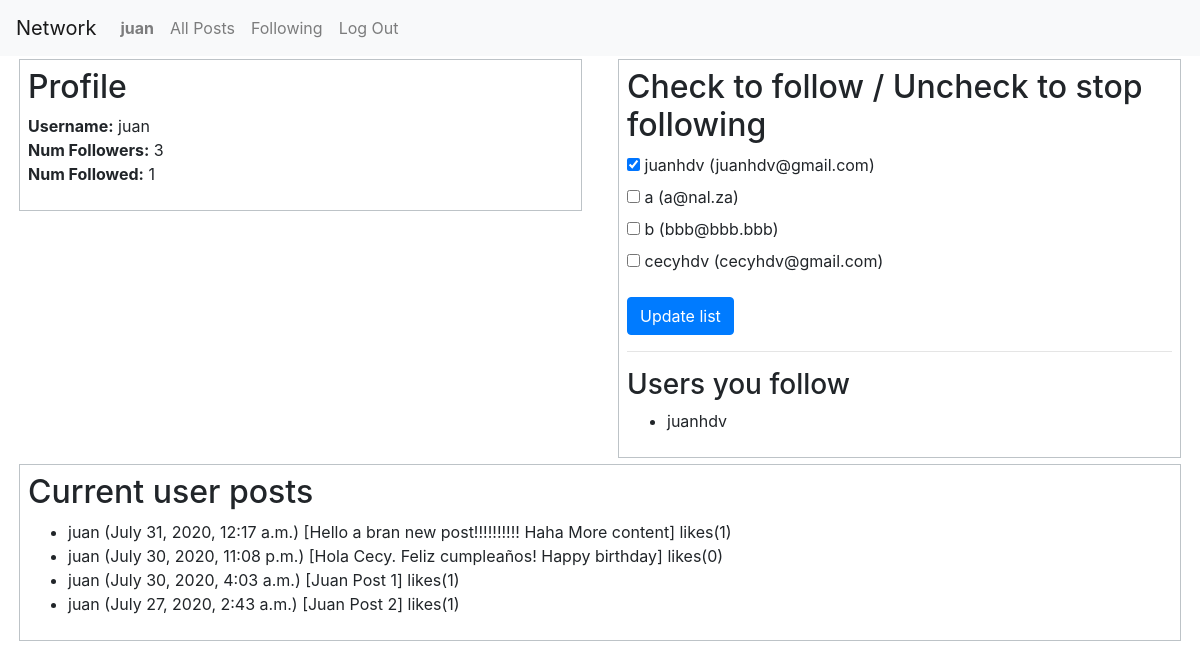
Page /profile (signed in) on the committed database.
### network/models.py (models this page shows, shortened)
class User(AbstractUser):
	likes = models.ManyToManyField('Post',related_name="fans") # Likes & fans
	follows = models.ManyToManyField('self',symmetrical=False,related_name="followers")

class Post(models.Model):
	author = models.ForeignKey(User, on_delete=models.CASCADE) # One User relates to Many Posts
	datetime = models.DateTimeField(auto_now=False, auto_now_add=True) # default=timezone.now
	content = models.CharField(max_length=280) # Like twitter length
	totallikes = models.IntegerField(default=0)

### network/views.py (the view, shortened to what this page needs)
# urls.py: path("profile", views.profile, name="profile"),
def profile(request):
    if request.method == "GET":
        usrCurrent = User.objects.get(username=request.user.username) # Get current user object
        usrAll = User.objects.exclude(username=request.user.username) # Get users list, without current user
        numFollowers = usrCurrent.followers.all().count() # Get number of followers of current user <user_set>=<Followers>
        followed = usrCurrent.follows.all()
        numFollowed = followed.count() # Get number of users the current user follows
        posts = Post.objects.filter (author=usrCurrent).order_by(F('datetime').desc()) # Get posts of current user; first the recentest
        return render(request, "network/profile.html", {
            "usrCurrent": usrCurrent,
            "usrAll": usrAll,
            "numFollowers": numFollowers,
            "numFollowed": numFollowed,
            "followed": list(followed),
            "posts": posts
        })

### network/templates/network/profile.html (shortened to what this page needs)
{% extends "network/layout.html" %}
{% block body %}
<div class="row">
	<div class="col-xs-6 col-sm-6 col-md-6 col-lg-6 col-lg-6">
		<div class="bordered">
			<h2>Profile</h2>
			<div class="form-group">
				<strong>Username:</strong> {{ usrCurrent.username }}<br>
				<strong>Num Followers:</strong> {{ numFollowers }}<br>
				<strong>Num Followed:</strong>  {{ numFollowed }}
			</div>
		</div>
	</div>
	<div class="col-xs-6 col-sm-6 col-md-6 col-lg-6 col-lg-6">
		<div class="bordered">
			<h2>Check to follow / Uncheck to stop following</h2>
			<form action="{% url 'profile' %}" method="post">
        		<div class="form-group">
				{% if usrAll is not None %}
				{% for u in usrAll %}
					<input type="checkbox" id="{{ u.username }} " name="followed" value="{{ u.username }}" {% if u in followed %}checked{% endif %}>
					<label for="u.username">{{ u.username }} ({{ u.email }})</label><br>
				{% endfor %}
				{% endif %}
		        </div>
        		<input class="btn btn-primary" type="submit" value="Update list">
		    </form>
		    <hr>
		    <h3>Users you follow</h3>
			{% for u in followed %}
		    <ul>
		    	<li>{{u.username}}</li>
		    </ul>
		    {% endfor %}
		</div>
	</div>
</div>
<div class="row">
	<div class="col-xs-12 col-sm-12 col-md-12 col-lg-12 col-lg-12">
		<div class="bordered">
			{% if posts is not None %}
			<h2>Current user posts</h2>
			<ul>
			{% for p in posts %}
				<li>{{ p.author.username }} ({{ p.datetime }}) [{{ p.content }}] likes({{ p.totallikes }})</li>
			{% endfor %}
			</ul>
			{% endif %}
		</div>
	</div>
</div>
{% endblock %}

### network/templates/network/layout.html (shortened to what this page needs)
{% load static %}
<!DOCTYPE html>
<html lang="en">
    <head>
        <link rel="stylesheet" href="https://stackpath.bootstrapcdn.com/bootstrap/4.4.1/css/bootstrap.min.css">
        <link rel="stylesheet" href="{% static 'network/styles.css' %}">
    </head>
    <body>
        <nav class="navbar navbar-expand-lg navbar-light bg-light">
            <a class="navbar-brand" href="#">Network</a>
            <div>
              <ul class="navbar-nav mr-auto">
                {% if user.is_authenticated %}
                    <li class="nav-item">
                        <a class="nav-link" href="{% url 'profile' %}"><strong>{{ user.username }}</strong></a>
                    </li>
                {% endif %}
                <li class="nav-item">
                  <a class="nav-link" href="{% url 'index' %}">All Posts</a>
                </li>
                {% if user.is_authenticated %}
                    <li class="nav-item">
                        <a class="nav-link" href="{% url 'following' %}">Following</a>
                    </li>
                    <li class="nav-item">
                        <a class="nav-link" href="{% url 'logout' %}">Log Out</a>
                    </li>
                {% endif %}
              </ul>
            </div>
          </nav>
        <div class="body">
            {% block body %}
            {% endblock %}
        </div>
    </body>
</html>

### network/static/network/styles.css (style rules this page uses)
.body { margin: 0 1em; }
.bordered { padding: 0.5em; margin: 3px; border: 1px solid #bdc3c7; }

### rows in the picture
User: username "juan"
User: followed "☑", username "juanhdv", email "juanhdv@gmail.com"
User: username "a", email "a@nal.za"
User: username "b", email "bbb@bbb.bbb"
User: username "cecyhdv", email "cecyhdv@gmail.com"
Post: author.username "juan", datetime "July 31, 2020, 12:17 a.m.", content "Hello a bran new post!!!!!!!!!! Haha More content", totallikes "1"
Post: author.username "juan", datetime "July 30, 2020, 11:08 p.m.", content "Hola Cecy. Feliz cumpleaños! Happy birthday", totallikes "0"
Post: author.username "juan", datetime "July 30, 2020, 4:03 a.m.", content "Juan Post 1", totallikes "1"
Post: author.username "juan", datetime "July 27, 2020, 2:43 a.m.", content "Juan Post 2", totallikes "1"

### other values in the picture
{{ numFollowers }} "3"
{{ numFollowed }} "1"
